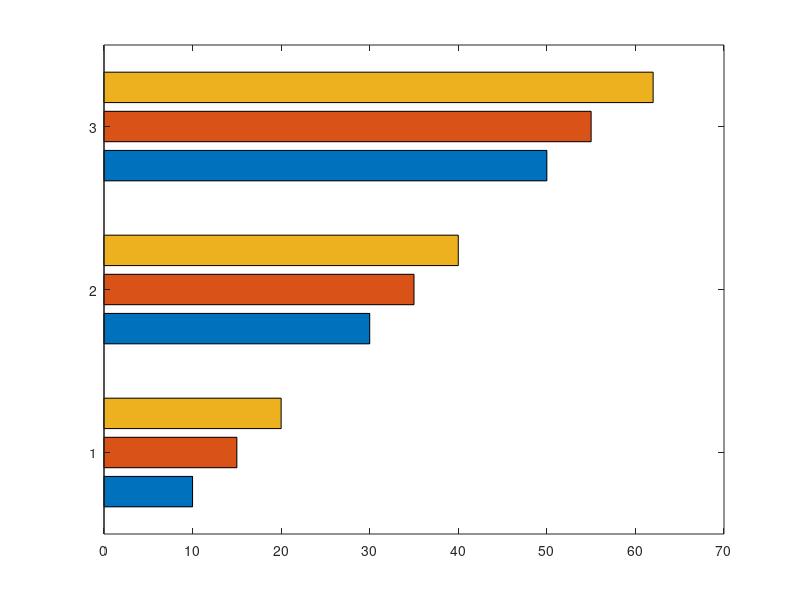

MATLAB code to generate this figure: (Note: this script raises an error after producing the figure.)
y = [10 15 20; 30 35 40; 50 55 62];
b = barh(y);
b(2).FaceColor = [.2 .6 .5];
b(2).EdgeColor = [.63 .08 .18];
b(2).LineWidth = 2;
